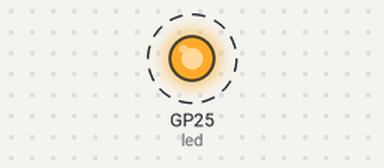
Recording of a program running on a simulated Raspberry Pi Pico running MicroPython. Shown: output pins drawn as LEDs (lit = HIGH). Dashed ring = blinking.

Above: at 0.2 s.
Timing chart, 0 to 3.0 s (numbered marks = the images above):
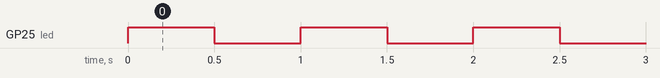

Measured:
- by itself, GP25 (led): alternates HIGH for 0.50 s and LOW for 0.50 s

The program:

main.py
```python
"""Blink the onboard LED — Pico hello world (MicroPython)."""

from machine import Pin
from time import sleep

# Onboard LED is on GPIO 25 (standard Pico, not Pico W)
LED_PIN = 25

led = Pin(LED_PIN, Pin.OUT)

while True:
    led.toggle()
    sleep(0.5)
```
